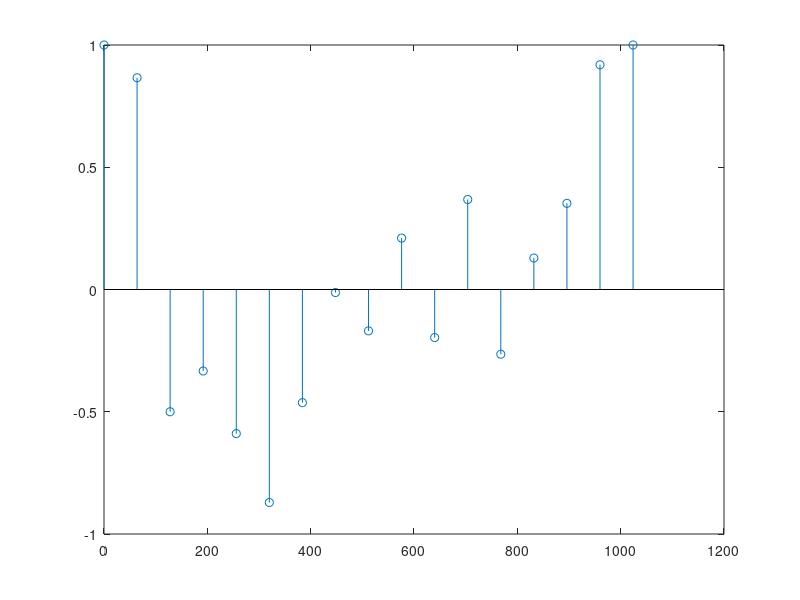

Reproduce this figure in MATLAB.
f = 128;  
fs = 2048;
N = 32;
dt = 1/fs;
T = (0 : N-1) * dt;

x = sin(2 * pi *f * T);

FFT = fft(x);

freq_range = [0 : fs / N : fs/2];

ang = angle(FFT(1: length(freq_range)))/pi;

stem(freq_range, ang)


ang_128 =  ang(3) % 128HZ phase